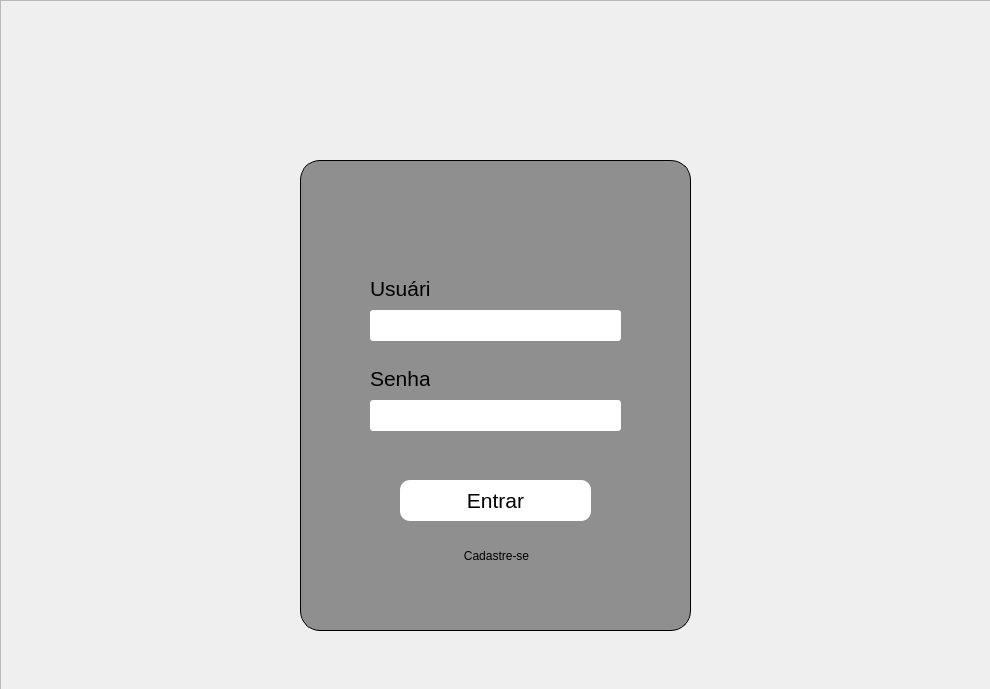
<?xml version="1.0" encoding="UTF-8"?>
<ui version="4.0">
 <class>initPage</class>
 <widget class="QWidget" name="initPage">
  <property name="geometry">
   <rect>
    <x>0</x>
    <y>0</y>
    <width>990</width>
    <height>689</height>
   </rect>
  </property>
  <property name="baseSize">
   <size>
    <width>800</width>
    <height>800</height>
   </size>
  </property>
  <property name="font">
   <font>
    <family>Avenir Next</family>
    <pointsize>15</pointsize>
   </font>
  </property>
  <property name="cursor">
   <cursorShape>ArrowCursor</cursorShape>
  </property>
  <property name="windowTitle">
   <string>Tessera</string>
  </property>
  <property name="accessibleName">
   <string/>
  </property>
  <property name="autoFillBackground">
   <bool>false</bool>
  </property>
  <property name="styleSheet">
   <string notr="true"/>
  </property>
  <widget class="QFrame" name="frame">
   <property name="geometry">
    <rect>
     <x>0</x>
     <y>0</y>
     <width>991</width>
     <height>691</height>
    </rect>
   </property>
   <property name="cursor">
    <cursorShape>ArrowCursor</cursorShape>
   </property>
   <property name="styleSheet">
    <string notr="true">QFrame{
	background-image: url(:/images/bg2.jpeg)
}</string>
   </property>
   <property name="frameShape">
    <enum>QFrame::StyledPanel</enum>
   </property>
   <property name="frameShadow">
    <enum>QFrame::Raised</enum>
   </property>
   <widget class="QFrame" name="frame_2">
    <property name="geometry">
     <rect>
      <x>300</x>
      <y>160</y>
      <width>391</width>
      <height>471</height>
     </rect>
    </property>
    <property name="styleSheet">
     <string notr="true">QFrame{
	background: rgba(0, 0, 0, 0.4);
	border: 1px solid;
	border-radius: 20px;
}

QLabel{
	background-color: transparent;
	border: 0px;
}

QLineEdit{
	border: 0px;
	border-radius: 3px;
}

QPushButton{
	background-color: white;
	border-radius: 10px;
}</string>
    </property>
    <property name="frameShape">
     <enum>QFrame::StyledPanel</enum>
    </property>
    <property name="frameShadow">
     <enum>QFrame::Raised</enum>
    </property>
    <widget class="QLineEdit" name="userField">
     <property name="geometry">
      <rect>
       <x>70</x>
       <y>150</y>
       <width>251</width>
       <height>31</height>
      </rect>
     </property>
     <property name="font">
      <font>
       <pointsize>16</pointsize>
      </font>
     </property>
    </widget>
    <widget class="QLabel" name="label">
     <property name="geometry">
      <rect>
       <x>70</x>
       <y>120</y>
       <width>60</width>
       <height>16</height>
      </rect>
     </property>
     <property name="font">
      <font>
       <pointsize>16</pointsize>
      </font>
     </property>
     <property name="text">
      <string>Usuário</string>
     </property>
    </widget>
    <widget class="QLabel" name="label_2">
     <property name="geometry">
      <rect>
       <x>70</x>
       <y>210</y>
       <width>60</width>
       <height>16</height>
      </rect>
     </property>
     <property name="font">
      <font>
       <pointsize>16</pointsize>
      </font>
     </property>
     <property name="text">
      <string>Senha</string>
     </property>
    </widget>
    <widget class="QLineEdit" name="passField">
     <property name="geometry">
      <rect>
       <x>70</x>
       <y>240</y>
       <width>251</width>
       <height>31</height>
      </rect>
     </property>
     <property name="font">
      <font>
       <pointsize>16</pointsize>
      </font>
     </property>
    </widget>
    <widget class="QPushButton" name="loginButton">
     <property name="geometry">
      <rect>
       <x>100</x>
       <y>320</y>
       <width>191</width>
       <height>41</height>
      </rect>
     </property>
     <property name="font">
      <font>
       <pointsize>16</pointsize>
      </font>
     </property>
     <property name="cursor">
      <cursorShape>PointingHandCursor</cursorShape>
     </property>
     <property name="text">
      <string>Entrar</string>
     </property>
    </widget>
    <widget class="QPushButton" name="signupButton">
     <property name="geometry">
      <rect>
       <x>140</x>
       <y>380</y>
       <width>113</width>
       <height>32</height>
      </rect>
     </property>
     <property name="cursor">
      <cursorShape>PointingHandCursor</cursorShape>
     </property>
     <property name="styleSheet">
      <string notr="true">QPushButton{
	background-color: transparent;
}</string>
     </property>
     <property name="text">
      <string>Cadastre-se</string>
     </property>
    </widget>
   </widget>
  </widget>
 </widget>
 <resources/>
 <connections/>
</ui>
